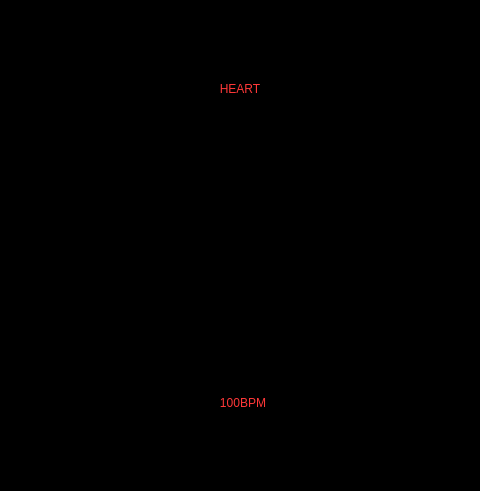
<?xml version="1.0" encoding="UTF-8"?>
<ui version="4.0">
 <class>NhipTim</class>
 <widget class="QMainWindow" name="NhipTim">
  <property name="geometry">
   <rect>
    <x>0</x>
    <y>0</y>
    <width>480</width>
    <height>491</height>
   </rect>
  </property>
  <property name="windowTitle">
   <string>MainWindow</string>
  </property>
  <property name="styleSheet">
   <string notr="true">background-color: rgb(0, 0, 0);</string>
  </property>
  <widget class="QWidget" name="centralwidget">
   <layout class="QHBoxLayout" name="drop_shadow_layout">
    <property name="spacing">
     <number>0</number>
    </property>
    <property name="leftMargin">
     <number>10</number>
    </property>
    <property name="topMargin">
     <number>10</number>
    </property>
    <property name="rightMargin">
     <number>10</number>
    </property>
    <property name="bottomMargin">
     <number>10</number>
    </property>
    <item>
     <layout class="QVBoxLayout" name="verticalLayout">
      <item>
       <widget class="QLabel" name="label_2">
        <property name="styleSheet">
         <string notr="true">font: 72 48pt &quot;MS Shell Dlg 2&quot;;
color: rgb(255, 56, 56);</string>
        </property>
        <property name="text">
         <string>HEART</string>
        </property>
        <property name="alignment">
         <set>Qt::AlignCenter</set>
        </property>
       </widget>
      </item>
      <item>
       <layout class="QHBoxLayout" name="horizontalLayout">
        <item>
         <layout class="QGridLayout" name="gridLayout">
          <item row="3" column="0">
           <widget class="QLabel" name="label">
            <property name="text">
             <string/>
            </property>
            <property name="pixmap">
             <pixmap>Icon/icons8_pregnant_100px.png</pixmap>
            </property>
            <property name="alignment">
             <set>Qt::AlignRight|Qt::AlignTrailing|Qt::AlignVCenter</set>
            </property>
           </widget>
          </item>
          <item row="3" column="1">
           <widget class="QLabel" name="label_4">
            <property name="text">
             <string/>
            </property>
            <property name="pixmap">
             <pixmap>Icon/icons8_search_for_love_100px.png</pixmap>
            </property>
           </widget>
          </item>
         </layout>
        </item>
       </layout>
      </item>
      <item>
       <layout class="QHBoxLayout" name="horizontalLayout_2">
        <item>
         <layout class="QGridLayout" name="gridLayout_2">
          <item row="5" column="1">
           <widget class="QLabel" name="label_5">
            <property name="styleSheet">
             <string notr="true">font: 45pt &quot;alarm clock&quot;;
color: rgb(255, 56, 56);</string>
            </property>
            <property name="text">
             <string>BPM</string>
            </property>
            <property name="alignment">
             <set>Qt::AlignLeading|Qt::AlignLeft|Qt::AlignVCenter</set>
            </property>
           </widget>
          </item>
          <item row="5" column="0">
           <widget class="QLabel" name="Heart">
            <property name="styleSheet">
             <string notr="true">font: 80pt &quot;alarm clock&quot;;
color: rgb(255, 56, 56);
</string>
            </property>
            <property name="text">
             <string>100</string>
            </property>
            <property name="alignment">
             <set>Qt::AlignRight|Qt::AlignTrailing|Qt::AlignVCenter</set>
            </property>
           </widget>
          </item>
         </layout>
        </item>
       </layout>
      </item>
     </layout>
    </item>
   </layout>
  </widget>
 </widget>
 <resources/>
 <connections/>
</ui>
